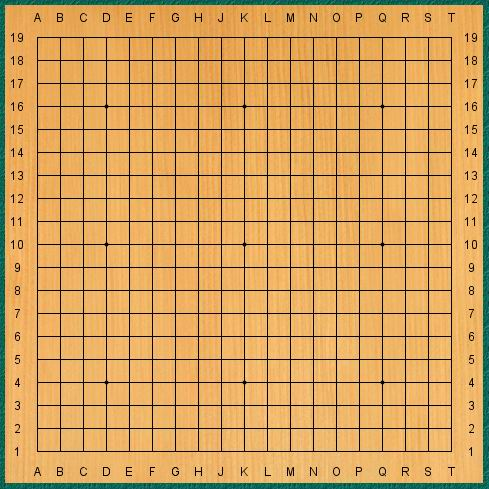
#> input picture docs/Part1. Object Detection/2. Corner Detection/img/go_board.jpg, 489 x 489 px, found by its file name
$ jupyter execute code.ipynb   (shell and % lines are left out)
#> lines starting #> are read from the running program, lines starting #| are printed output that depends on the picture; after the words box and inside, x2 and y2 are one past the last pixel; in counts of white or black regions, pixels touching at a corner belong together
# Part A. Image Analysis with Human Eye

[cell 1]
import cv2
import numpy as np
import matplotlib.pyplot as plt

[cell 2]
img = cv2.imread("img\\go_board.jpg")
#> img is the input picture: shape (489, 489, 3); mean B, G, R 94.7, 162.1, 211.7
img = cv2.cvtColor(img, cv2.COLOR_BGR2RGB)
plt.imshow(img)

## A1. Convert the image to Gray Scale

Gray scale is a color with light intensity from 0 to 255. Computer can identify the strength of pixels easily

[cell 3]
gray_img = cv2.cvtColor(img, cv2.COLOR_RGB2GRAY)
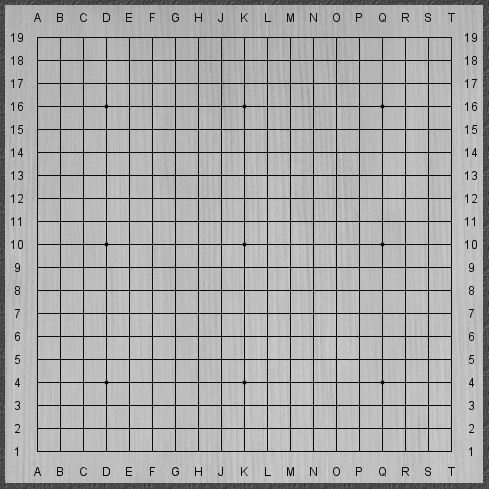
#> gray_img: shape (489, 489); min 2, max 222, mean 169.3
plt.imshow(gray_img, cmap="gray")

[cell 4]
0,255

## A2. Data Observation

[cell 5]
print("Highest intensity of the go board is: %d"%(gray_img.max()))
#| Highest intensity of the go board is: 222
print("Lowest intensity of the go board is: %d"%(gray_img.min()))
#| Lowest intensity of the go board is: 2

[cell 6]
0,255

[cell 7]
dst = cv2.cornerHarris(src=gray_img,blockSize=2,ksize=3,k=0.04)
dst = cv2.dilate(dst,None)
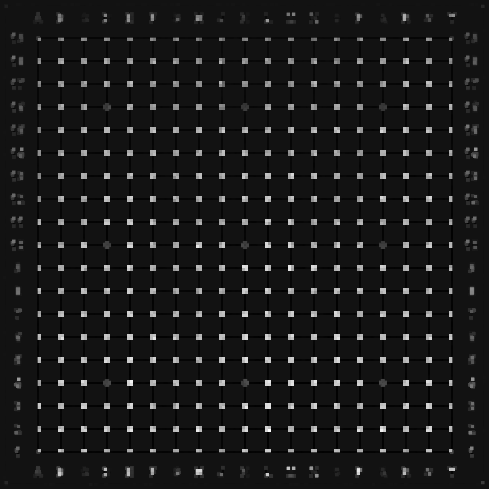
#> dst: shape (489, 489) float32; min -0.00294, max 0.0374, mean 0.00118; drawn with min black and max white

[cell 8]
img_copy = img.copy()
img_copy[dst>0.3*dst.max()]=[255,0,0]
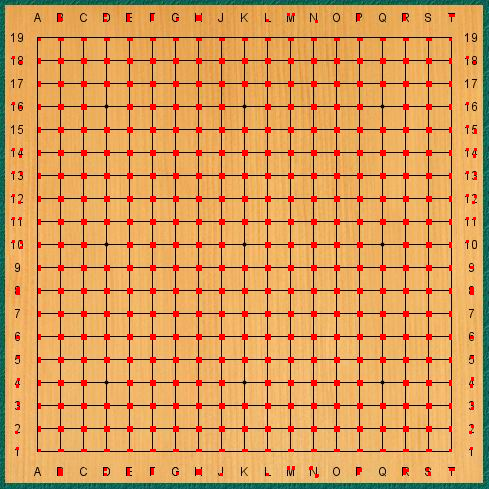
#> img_copy: shape (489, 489, 3); mean R, G, B 216.3, 155.6, 90.4
#> the sliders are set to x = 0.5, blockSize = 5, ksize = 16

plt.imshow(img_copy)

# Part B. All in one code driven by widegets

[cell 9]
import ipywidgets as widgets
from ipywidgets import HBox, VBox
import numpy as np
import matplotlib.pyplot as plt
from IPython.display import display
import cv2
import numpy as np

[cell 10]
@widgets.interact(x=(0, 1.0, 0.01), blockSize=(1,10), ksize=(3,30,2))
def f(x=0, blockSize=1, ksize=3):
#> called with x = 0.5, blockSize = 5, ksize = 16
    if ksize%2==0:
        ksize+=1
    dst = cv2.cornerHarris(src=gray_img,blockSize=blockSize,ksize=ksize,k=0.04)
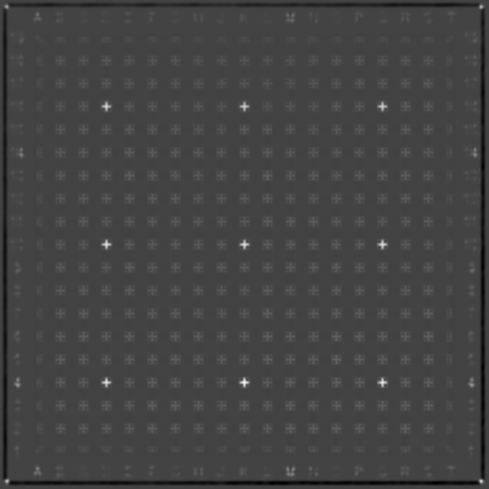
#> dst: shape (489, 489) float32; min -1.76e+12, max 4.84e+12, mean 2.97e+09; drawn with min black and max white
    dst = cv2.dilate(dst,None)
    img_copy = img.copy()
    img_copy[dst>x*dst.max()]=[255,0,0]
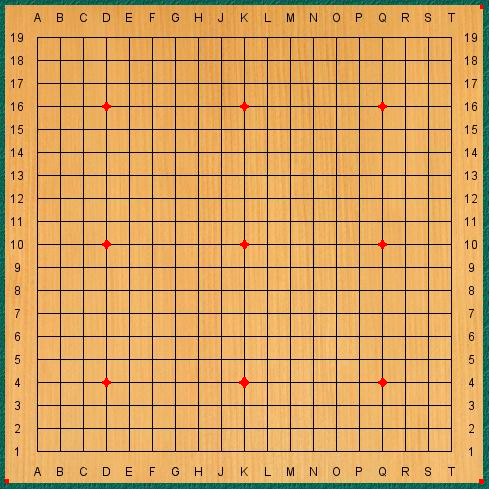
#> img_copy: shape (489, 489, 3); mean R, G, B 212, 161.9, 94.6

    plt.imshow(img_copy)

# Part C. Play with other image "tshirt"

[cell 11]
img2 = cv2.imread("img/tshirt.jpg")
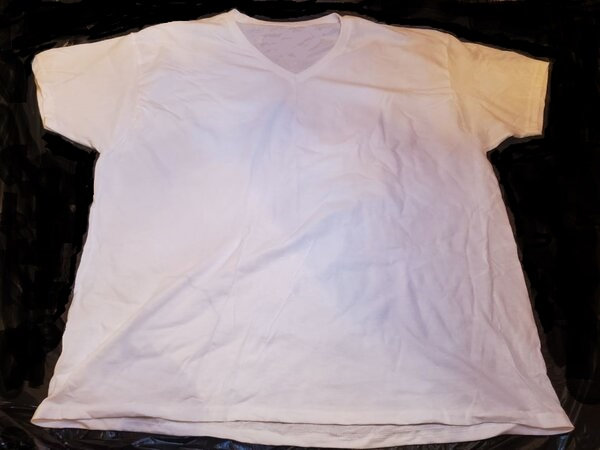
#> input picture docs/Part1. Object Detection/2. Corner Detection/img/tshirt.jpg, 600 x 450 px
#> img2 is the input picture: shape (450, 600, 3); mean B, G, R 135.1, 131.8, 143.6
img2_gray = cv2.cvtColor(img2, cv2.COLOR_RGB2GRAY)
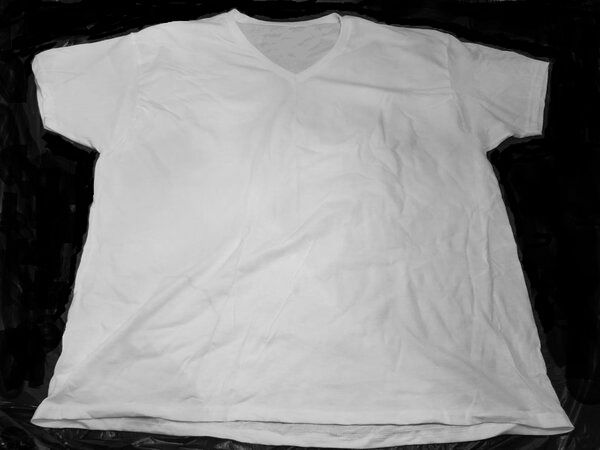
#> img2_gray: shape (450, 600); min 0, max 222, mean 134.2
#> the sliders are set to x = 0.5, blockSize = 5, ksize = 16
plt.imshow(img2_gray, cmap="gray")

[cell 12]
@widgets.interact(x=(0, 1.0, 0.01), blockSize=(1,10), ksize=(3,30,2))
def f(x=0, blockSize=1, ksize=3):
#> called with x = 0.5, blockSize = 5, ksize = 16
    if ksize%2==0:
        ksize+=1
    dst = cv2.cornerHarris(src=img2_gray,blockSize=blockSize,ksize=ksize,k=0.04)
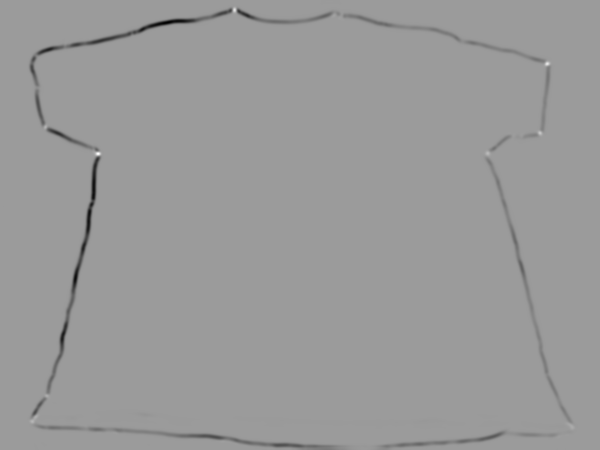
#> dst: shape (450, 600) float32; min -1.2e+13, max 7.71e+12, mean -1.07e+11; drawn with min black and max white
    dst = cv2.dilate(dst,None)
    img2_copy = img2.copy()
    img2_copy[dst>x*dst.max()]=[255,0,0]
#> img2_copy: shape (450, 600, 3); 0.02% of pixels changed, all inside (x1, y1, x2, y2) = (95, 8, 550, 156)
    plt.imshow(img2_copy)

# Shi-Tomasi Corner Detector

[cell 13]
img2 = cv2.imread("img/tshirt.jpg")
img2_gray = cv2.cvtColor(img2, cv2.COLOR_RGB2GRAY)
img2_copy = img2.copy()

corners = cv2.goodFeaturesToTrack(image=img2_gray, maxCorners=10, qualityLevel=0.05, minDistance=10)
#> corners = [[548, 63], [99, 153], [540, 133], [487, 152], [47, 396], [2, 443], [33, 418], [572, 426], [131, 33], [44, 127]]
corners = np.int0(corners)

for i in corners:
    x,y = i.ravel()
    cv2.circle(img2_copy,(x,y),3,255,-1)
#> this loop made 10 passes
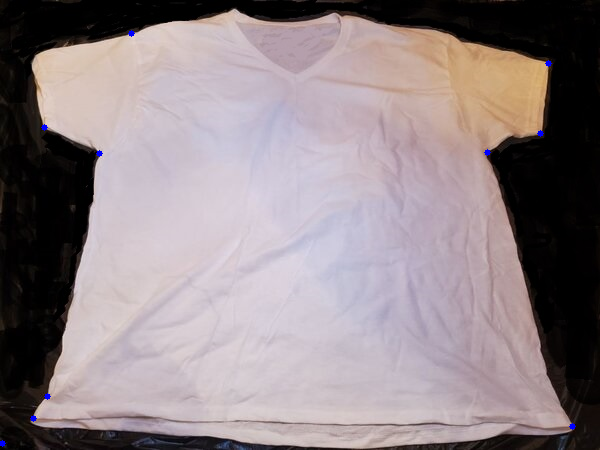
#> img2_copy: shape (450, 600, 3); 0.11% of pixels changed, all inside (x1, y1, x2, y2) = (0, 30, 576, 447)
#> the sliders are set to maxCorners = 15, qualityLevel = 50, minDistance = 50

plt.imshow(img2_copy)

[cell 14]
@widgets.interact(maxCorners=(1,30), qualityLevel=(1,100), minDistance=(1,100))
def f(maxCorners=1, qualityLevel=1, minDistance=1):
#> called with maxCorners = 15, qualityLevel = 50, minDistance = 50
    img2_copy = img2.copy()

    corners = cv2.goodFeaturesToTrack(image=img2_gray, maxCorners=maxCorners, qualityLevel=qualityLevel/100, minDistance=minDistance)
#> corners = [[548, 63], [99, 153], [540, 133]]
    corners = np.int0(corners)

    for i in corners:
        x,y = i.ravel()
        cv2.circle(img2_copy,(x,y),3,255,-1)
#> this loop made 3 passes
#> img2_copy: shape (450, 600, 3); 0.03% of pixels changed, all inside (x1, y1, x2, y2) = (96, 60, 552, 157)

    plt.imshow(img2_copy)
    plt.show()

[cell 15]
img2 = cv2.imread("img/tshirt.jpg")
img2_gray = cv2.cvtColor(img2, cv2.COLOR_RGB2GRAY)
img2_copy = img2.copy()

corners = cv2.goodFeaturesToTrack(image=img2_gray, maxCorners=20, qualityLevel=0.05, minDistance=100)
#> corners = [[548, 63], [99, 153], [487, 152], [47, 396], [572, 426], [131, 33], [342, 16], [234, 9], [153, 442], [31, 63], [418, 445], [70, 287]]
corners = np.int0(corners)

for i in corners:
    x,y = i.ravel()
    cv2.circle(img2_copy,(x,y),3,255,-1)
#> this loop made 12 passes
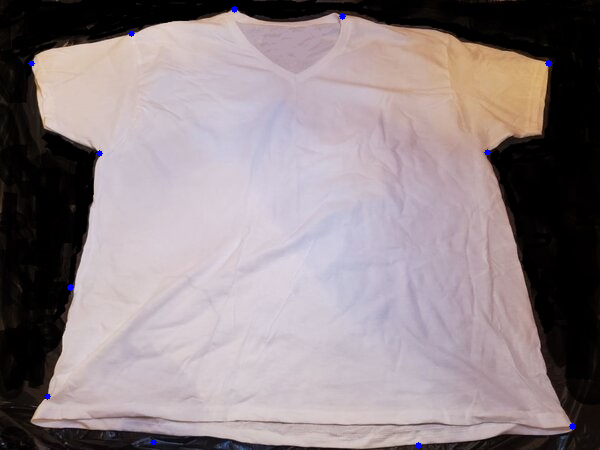
#> img2_copy: shape (450, 600, 3); 0.13% of pixels changed, all inside (x1, y1, x2, y2) = (28, 6, 576, 449)

plt.imshow(img2_copy)
